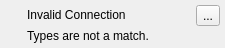
<?xml version="1.0" encoding="UTF-8"?>
<ui version="4.0">
 <class>ToastNotification</class>
 <widget class="QDialog" name="ToastNotification">
  <property name="geometry">
   <rect>
    <x>0</x>
    <y>0</y>
    <width>225</width>
    <height>48</height>
   </rect>
  </property>
  <property name="sizePolicy">
   <sizepolicy hsizetype="Minimum" vsizetype="Minimum">
    <horstretch>0</horstretch>
    <verstretch>0</verstretch>
   </sizepolicy>
  </property>
  <property name="minimumSize">
   <size>
    <width>225</width>
    <height>0</height>
   </size>
  </property>
  <property name="windowTitle">
   <string/>
  </property>
  <layout class="QHBoxLayout" name="horizontalLayout">
   <property name="spacing">
    <number>0</number>
   </property>
   <property name="sizeConstraint">
    <enum>QLayout::SetMinimumSize</enum>
   </property>
   <property name="leftMargin">
    <number>0</number>
   </property>
   <property name="topMargin">
    <number>0</number>
   </property>
   <property name="rightMargin">
    <number>0</number>
   </property>
   <property name="bottomMargin">
    <number>0</number>
   </property>
   <item>
    <widget class="QFrame" name="icon_frame">
     <property name="sizePolicy">
      <sizepolicy hsizetype="Fixed" vsizetype="Expanding">
       <horstretch>0</horstretch>
       <verstretch>0</verstretch>
      </sizepolicy>
     </property>
     <property name="autoFillBackground">
      <bool>false</bool>
     </property>
     <property name="frameShape">
      <enum>QFrame::NoFrame</enum>
     </property>
     <property name="frameShadow">
      <enum>QFrame::Raised</enum>
     </property>
     <layout class="QVBoxLayout" name="verticalLayout_2">
      <property name="spacing">
       <number>0</number>
      </property>
      <property name="leftMargin">
       <number>5</number>
      </property>
      <property name="topMargin">
       <number>0</number>
      </property>
      <property name="rightMargin">
       <number>5</number>
      </property>
      <property name="bottomMargin">
       <number>0</number>
      </property>
      <item>
       <widget class="QLabel" name="iconLabel">
        <property name="sizePolicy">
         <sizepolicy hsizetype="Fixed" vsizetype="Preferred">
          <horstretch>0</horstretch>
          <verstretch>0</verstretch>
         </sizepolicy>
        </property>
        <property name="maximumSize">
         <size>
          <width>32</width>
          <height>32</height>
         </size>
        </property>
        <property name="text">
         <string/>
        </property>
        <property name="pixmap">
         <pixmap resource="resources.qrc">:/stylesheet/img/logging/information.svg</pixmap>
        </property>
        <property name="scaledContents">
         <bool>true</bool>
        </property>
       </widget>
      </item>
     </layout>
    </widget>
   </item>
   <item>
    <widget class="QFrame" name="text_frame">
     <property name="sizePolicy">
      <sizepolicy hsizetype="Minimum" vsizetype="Preferred">
       <horstretch>0</horstretch>
       <verstretch>0</verstretch>
      </sizepolicy>
     </property>
     <property name="frameShape">
      <enum>QFrame::NoFrame</enum>
     </property>
     <property name="frameShadow">
      <enum>QFrame::Raised</enum>
     </property>
     <layout class="QVBoxLayout" name="verticalLayout">
      <property name="spacing">
       <number>3</number>
      </property>
      <property name="leftMargin">
       <number>10</number>
      </property>
      <property name="topMargin">
       <number>5</number>
      </property>
      <property name="rightMargin">
       <number>5</number>
      </property>
      <property name="bottomMargin">
       <number>5</number>
      </property>
      <item>
       <widget class="QFrame" name="titleFrame">
        <property name="sizePolicy">
         <sizepolicy hsizetype="Minimum" vsizetype="Preferred">
          <horstretch>0</horstretch>
          <verstretch>0</verstretch>
         </sizepolicy>
        </property>
        <property name="frameShape">
         <enum>QFrame::NoFrame</enum>
        </property>
        <property name="frameShadow">
         <enum>QFrame::Raised</enum>
        </property>
        <layout class="QHBoxLayout" name="horizontalLayout_2">
         <property name="spacing">
          <number>5</number>
         </property>
         <property name="leftMargin">
          <number>0</number>
         </property>
         <property name="topMargin">
          <number>0</number>
         </property>
         <property name="rightMargin">
          <number>0</number>
         </property>
         <property name="bottomMargin">
          <number>0</number>
         </property>
         <item>
          <widget class="QLabel" name="titleLabel">
           <property name="sizePolicy">
            <sizepolicy hsizetype="Minimum" vsizetype="Fixed">
             <horstretch>0</horstretch>
             <verstretch>0</verstretch>
            </sizepolicy>
           </property>
           <property name="text">
            <string>Invalid Connection</string>
           </property>
          </widget>
         </item>
         <item>
          <spacer name="horizontalSpacer">
           <property name="orientation">
            <enum>Qt::Horizontal</enum>
           </property>
           <property name="sizeHint" stdset="0">
            <size>
             <width>20</width>
             <height>20</height>
            </size>
           </property>
          </spacer>
         </item>
         <item>
          <widget class="QToolButton" name="closeButton">
           <property name="text">
            <string>...</string>
           </property>
           <property name="icon">
            <iconset resource="resources.qrc">
             <normaloff>:/stylesheet/img/close_x.svg</normaloff>:/stylesheet/img/close_x.svg</iconset>
           </property>
          </widget>
         </item>
        </layout>
       </widget>
      </item>
      <item>
       <widget class="QLabel" name="mainLabel">
        <property name="sizePolicy">
         <sizepolicy hsizetype="Minimum" vsizetype="MinimumExpanding">
          <horstretch>0</horstretch>
          <verstretch>0</verstretch>
         </sizepolicy>
        </property>
        <property name="text">
         <string>Types are not a match.</string>
        </property>
       </widget>
      </item>
     </layout>
    </widget>
   </item>
  </layout>
 </widget>
 <resources>
  <include location="resources.qrc"/>
 </resources>
 <connections/>
</ui>
